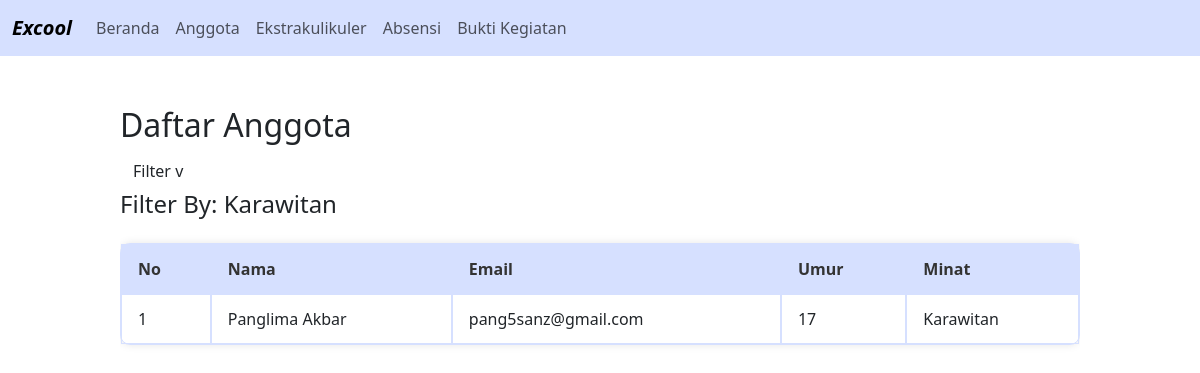
Screenshot of /index.php?p=anggota&filter=Karawitan with the database file from the repository.
### tables this page shows
CREATE TABLE `anggota` (
  `id` int(11) NOT NULL,
  `nama` varchar(100) DEFAULT NULL,
  `email` varchar(100) DEFAULT NULL,
  `umur` int(11) DEFAULT NULL,
  `id_ekstra` int(11) DEFAULT NULL
);

CREATE TABLE `ekstra` (
  `id_ekstra` int(11) NOT NULL,
  `nama_ekstra` varchar(60) NOT NULL,
  `deskripsi` varchar(255) NOT NULL,
  `foto` blob NOT NULL
);

### page/anggota.php (the view, shortened to what this page needs)
<h2>Daftar Anggota</h2>
<a class="btn" data-bs-toggle="collapse" href="#filter" role="button" aria-expanded="<?= isset($_GET['filter']) && $_GET['filter'] !== '' ? 'true' : 'false' ?>" aria-controls="filter">
    Filter v
</a>
<?php
  include 'config.php';
  $filterActive = isset($_GET['filter']) && $_GET['filter'] !== '';
?>
<?php
if ($filterActive) {
?>
<h4>Filter By: <?= htmlspecialchars($_GET['filter']) ?></h4>
<div class="kf-overflowed">
<table>
  <thead>
    <th>No</th>
    <th>Nama</th>
    <th>Email</th>
    <th>Umur</th>
    <th>Minat</th>
  </thead>
  <?php
      $get = mysqli_real_escape_string($conn, $_GET['filter']);
      if ($get == "all") {
        $result2 = mysqli_query($conn, "SELECT anggota.*, ekstra.nama_ekstra AS minat
        FROM anggota
        JOIN ekstra ON anggota.id_ekstra = ekstra.id_ekstra
        ORDER BY minat ASC;
        ");
      } else {
        $result2 = mysqli_query($conn, "SELECT anggota.*, ekstra.nama_ekstra AS minat
        FROM anggota
        JOIN ekstra ON anggota.id_ekstra = ekstra.id_ekstra
        WHERE ekstra.nama_ekstra = '$get'
        ORDER BY minat ASC;
        ");
      }
      $no = 1;
      while ($row2 = mysqli_fetch_assoc($result2)) {
          echo "<tbody>
                  <td>{$no}</td>
                  <td>" . htmlspecialchars($row2['nama']) . "</td>
                  <td>" . htmlspecialchars($row2['email']) . "</td>
                  <td>" . htmlspecialchars($row2['umur']) . "</td>
                  <td>" . htmlspecialchars($row2['minat']) . "</td>
              </tbody>";
          $no++;
      }
    }
  ?>
</table>
</div>

### view/core.css (style rules this page uses)
:root { --cyan: #cceeff; --blue: #ccccff; --cyan-lightest: #e6faff; --cyan-light: #d6f0fb; --cyan-mid: #a0e7ff; --cyan-dark: #66d9ef; --cyan-deep: #2ec4dd; --blue-lightest: #f0f4ff; --blue-light: #d6e0ff; --blue-mid: #a6baff; --blue-dark: #668cff; --blue-deep: #3c5ce7; --white: #ffffff; --gray-light: #f9f9f9; --gray-border: #ccc; --text-dark: #333; --red: #FF2C2C; }
html { font-family: 'Arial'; }
body { margin: 0; }
.kf-overflowed { overflow: auto; }
table { width: 100%; border-collapse: separate; border-spacing: 0; border-radius: 10px; margin: 1em 0; background-color: #ffffff; border: 1px solid var(--blue-light); box-shadow: 0 0 8px rgba(0,0,0,0.1); }
table th, table td { padding: 12px 16px; border: 1px solid var(--blue-light); text-align: left; }
table thead { background-color: var(--blue-light); color: #333; }

### rows the page displays
anggota: nama "Panglima Akbar", email "pang5sanz@gmail.com", umur "17", id_ekstra.nama_ekstra "Karawitan"

### other values shown
$_GET['filter'] "Karawitan"
